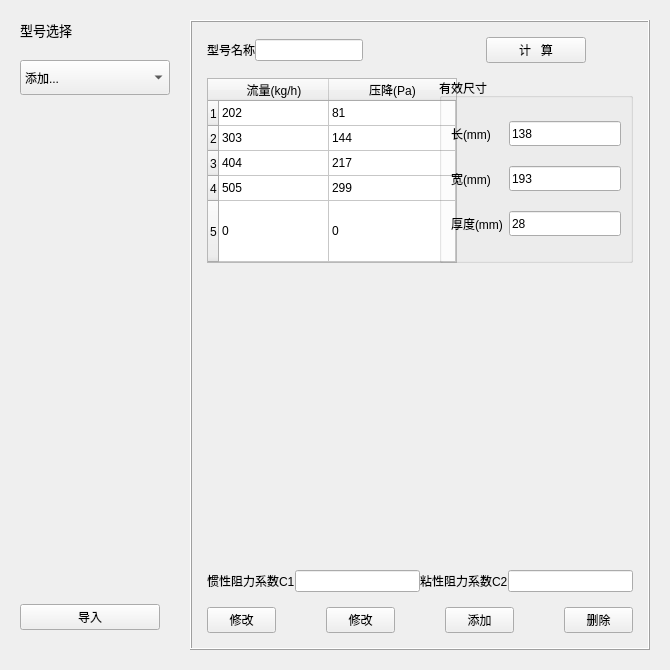
<?xml version="1.0" encoding="UTF-8"?>
<ui version="4.0">
 <class>porous_model_form</class>
 <widget class="QWidget" name="porous_model_form">
  <property name="geometry">
   <rect>
    <x>0</x>
    <y>0</y>
    <width>670</width>
    <height>670</height>
   </rect>
  </property>
  <property name="sizePolicy">
   <sizepolicy hsizetype="Minimum" vsizetype="Minimum">
    <horstretch>0</horstretch>
    <verstretch>0</verstretch>
   </sizepolicy>
  </property>
  <property name="minimumSize">
   <size>
    <width>200</width>
    <height>125</height>
   </size>
  </property>
  <property name="maximumSize">
   <size>
    <width>670</width>
    <height>670</height>
   </size>
  </property>
  <property name="windowTitle">
   <string>型号选择</string>
  </property>
  <layout class="QGridLayout" name="gridLayout_2">
   <property name="leftMargin">
    <number>20</number>
   </property>
   <property name="topMargin">
    <number>20</number>
   </property>
   <property name="rightMargin">
    <number>20</number>
   </property>
   <property name="bottomMargin">
    <number>20</number>
   </property>
   <property name="spacing">
    <number>20</number>
   </property>
   <item row="0" column="0">
    <widget class="QLabel" name="model_label">
     <property name="font">
      <font>
       <family>Microsoft YaHei UI</family>
       <pointsize>10</pointsize>
      </font>
     </property>
     <property name="text">
      <string>型号选择</string>
     </property>
    </widget>
   </item>
   <item row="1" column="0">
    <widget class="QComboBox" name="model_combox">
     <property name="minimumSize">
      <size>
       <width>150</width>
       <height>35</height>
      </size>
     </property>
     <property name="maximumSize">
      <size>
       <width>160</width>
       <height>35</height>
      </size>
     </property>
     <item>
      <property name="text">
       <string>添加...</string>
      </property>
     </item>
    </widget>
   </item>
   <item row="2" column="0">
    <spacer name="stretch_spacer">
     <property name="orientation">
      <enum>Qt::Vertical</enum>
     </property>
     <property name="sizeHint" stdset="0">
      <size>
       <width>68</width>
       <height>460</height>
      </size>
     </property>
    </spacer>
   </item>
   <item row="0" column="1" rowspan="5">
    <widget class="QFrame" name="operate_frame">
     <property name="frameShape">
      <enum>QFrame::Box</enum>
     </property>
     <property name="frameShadow">
      <enum>QFrame::Raised</enum>
     </property>
     <layout class="QGridLayout" name="gridLayout_3">
      <property name="leftMargin">
       <number>15</number>
      </property>
      <property name="topMargin">
       <number>15</number>
      </property>
      <property name="rightMargin">
       <number>15</number>
      </property>
      <property name="bottomMargin">
       <number>15</number>
      </property>
      <property name="horizontalSpacing">
       <number>20</number>
      </property>
      <property name="verticalSpacing">
       <number>15</number>
      </property>
      <item row="3" column="0" colspan="2">
       <layout class="QHBoxLayout" name="horizontalLayout">
        <item>
         <widget class="QLabel" name="c1_label">
          <property name="text">
           <string>惯性阻力系数C1</string>
          </property>
         </widget>
        </item>
        <item>
         <widget class="QLineEdit" name="c1_edit"/>
        </item>
        <item>
         <widget class="QLabel" name="c2_label">
          <property name="text">
           <string>粘性阻力系数C2</string>
          </property>
         </widget>
        </item>
        <item>
         <widget class="QLineEdit" name="c2_edit"/>
        </item>
       </layout>
      </item>
      <item row="0" column="0">
       <layout class="QHBoxLayout" name="horizontalLayout_3">
        <item>
         <widget class="QLabel" name="model_name_label">
          <property name="text">
           <string>型号名称</string>
          </property>
         </widget>
        </item>
        <item>
         <widget class="QLineEdit" name="model_name_edit"/>
        </item>
        <item>
         <spacer name="horizontalSpacer">
          <property name="orientation">
           <enum>Qt::Horizontal</enum>
          </property>
          <property name="sizeHint" stdset="0">
           <size>
            <width>40</width>
            <height>20</height>
           </size>
          </property>
         </spacer>
        </item>
       </layout>
      </item>
      <item row="4" column="0" colspan="2">
       <layout class="QHBoxLayout" name="horizontalLayout_2">
        <property name="spacing">
         <number>50</number>
        </property>
        <item>
         <widget class="QPushButton" name="modify_btn">
          <property name="sizePolicy">
           <sizepolicy hsizetype="Minimum" vsizetype="Preferred">
            <horstretch>0</horstretch>
            <verstretch>0</verstretch>
           </sizepolicy>
          </property>
          <property name="maximumSize">
           <size>
            <width>120</width>
            <height>16777215</height>
           </size>
          </property>
          <property name="text">
           <string>修改</string>
          </property>
         </widget>
        </item>
        <item>
         <widget class="QPushButton" name="modify_ui_btn">
          <property name="maximumSize">
           <size>
            <width>120</width>
            <height>16777215</height>
           </size>
          </property>
          <property name="text">
           <string>修改</string>
          </property>
         </widget>
        </item>
        <item>
         <widget class="QPushButton" name="add_btn">
          <property name="sizePolicy">
           <sizepolicy hsizetype="Minimum" vsizetype="Preferred">
            <horstretch>0</horstretch>
            <verstretch>0</verstretch>
           </sizepolicy>
          </property>
          <property name="maximumSize">
           <size>
            <width>120</width>
            <height>16777215</height>
           </size>
          </property>
          <property name="text">
           <string>添加</string>
          </property>
         </widget>
        </item>
        <item>
         <widget class="QPushButton" name="del_btn">
          <property name="sizePolicy">
           <sizepolicy hsizetype="Minimum" vsizetype="Preferred">
            <horstretch>0</horstretch>
            <verstretch>0</verstretch>
           </sizepolicy>
          </property>
          <property name="maximumSize">
           <size>
            <width>120</width>
            <height>16777215</height>
           </size>
          </property>
          <property name="text">
           <string>删除</string>
          </property>
         </widget>
        </item>
       </layout>
      </item>
      <item row="1" column="0">
       <widget class="QTableWidget" name="QP_table">
        <property name="minimumSize">
         <size>
          <width>250</width>
          <height>185</height>
         </size>
        </property>
        <property name="contextMenuPolicy">
         <enum>Qt::CustomContextMenu</enum>
        </property>
        <property name="autoScrollMargin">
         <number>16</number>
        </property>
        <property name="gridStyle">
         <enum>Qt::SolidLine</enum>
        </property>
        <property name="rowCount">
         <number>5</number>
        </property>
        <attribute name="horizontalHeaderDefaultSectionSize">
         <number>110</number>
        </attribute>
        <attribute name="horizontalHeaderMinimumSectionSize">
         <number>30</number>
        </attribute>
        <attribute name="horizontalHeaderStretchLastSection">
         <bool>true</bool>
        </attribute>
        <attribute name="verticalHeaderDefaultSectionSize">
         <number>25</number>
        </attribute>
        <attribute name="verticalHeaderMinimumSectionSize">
         <number>25</number>
        </attribute>
        <attribute name="verticalHeaderStretchLastSection">
         <bool>true</bool>
        </attribute>
        <row/>
        <row/>
        <row/>
        <row/>
        <row/>
        <column>
         <property name="text">
          <string>流量(kg/h)</string>
         </property>
        </column>
        <column>
         <property name="text">
          <string>压降(Pa)</string>
         </property>
        </column>
        <item row="0" column="0">
         <property name="text">
          <string>202</string>
         </property>
        </item>
        <item row="0" column="1">
         <property name="text">
          <string>81</string>
         </property>
        </item>
        <item row="1" column="0">
         <property name="text">
          <string>303</string>
         </property>
        </item>
        <item row="1" column="1">
         <property name="text">
          <string>144</string>
         </property>
        </item>
        <item row="2" column="0">
         <property name="text">
          <string>404</string>
         </property>
        </item>
        <item row="2" column="1">
         <property name="text">
          <string>217</string>
         </property>
        </item>
        <item row="3" column="0">
         <property name="text">
          <string>505</string>
         </property>
        </item>
        <item row="3" column="1">
         <property name="text">
          <string>299</string>
         </property>
        </item>
        <item row="4" column="0">
         <property name="text">
          <string>0</string>
         </property>
        </item>
        <item row="4" column="1">
         <property name="text">
          <string>0</string>
         </property>
        </item>
       </widget>
      </item>
      <item row="0" column="1">
       <layout class="QHBoxLayout" name="horizontalLayout_4">
        <property name="spacing">
         <number>0</number>
        </property>
        <property name="leftMargin">
         <number>20</number>
        </property>
        <property name="rightMargin">
         <number>20</number>
        </property>
        <item>
         <widget class="QPushButton" name="cal_btn">
          <property name="maximumSize">
           <size>
            <width>100</width>
            <height>30</height>
           </size>
          </property>
          <property name="text">
           <string>计   算</string>
          </property>
         </widget>
        </item>
       </layout>
      </item>
      <item row="1" column="1">
       <widget class="QGroupBox" name="effective_dimension_box">
        <property name="title">
         <string>有效尺寸</string>
        </property>
        <layout class="QGridLayout" name="gridLayout">
         <item row="1" column="0">
          <widget class="QLabel" name="width_label">
           <property name="text">
            <string>宽(mm)</string>
           </property>
          </widget>
         </item>
         <item row="0" column="0">
          <widget class="QLabel" name="lenth_label">
           <property name="text">
            <string>长(mm)</string>
           </property>
          </widget>
         </item>
         <item row="2" column="1">
          <widget class="QLineEdit" name="height_edit">
           <property name="minimumSize">
            <size>
             <width>60</width>
             <height>25</height>
            </size>
           </property>
           <property name="text">
            <string>28</string>
           </property>
          </widget>
         </item>
         <item row="2" column="0">
          <widget class="QLabel" name="height_label">
           <property name="text">
            <string>厚度(mm)</string>
           </property>
          </widget>
         </item>
         <item row="0" column="1">
          <widget class="QLineEdit" name="length_edit">
           <property name="minimumSize">
            <size>
             <width>60</width>
             <height>25</height>
            </size>
           </property>
           <property name="text">
            <string>138</string>
           </property>
          </widget>
         </item>
         <item row="1" column="1">
          <widget class="QLineEdit" name="width_edit">
           <property name="minimumSize">
            <size>
             <width>60</width>
             <height>25</height>
            </size>
           </property>
           <property name="text">
            <string>193</string>
           </property>
          </widget>
         </item>
        </layout>
       </widget>
      </item>
      <item row="2" column="0" colspan="2">
       <widget class="MatplotlibWidget" name="plot_frame">
        <property name="minimumSize">
         <size>
          <width>420</width>
          <height>280</height>
         </size>
        </property>
        <property name="frameShape">
         <enum>QFrame::NoFrame</enum>
        </property>
        <property name="frameShadow">
         <enum>QFrame::Plain</enum>
        </property>
       </widget>
      </item>
     </layout>
    </widget>
   </item>
   <item row="3" column="0">
    <widget class="QPushButton" name="load_btn">
     <property name="maximumSize">
      <size>
       <width>140</width>
       <height>16777215</height>
      </size>
     </property>
     <property name="text">
      <string>导入</string>
     </property>
    </widget>
   </item>
  </layout>
 </widget>
 <customwidgets>
  <customwidget>
   <class>MatplotlibWidget</class>
   <extends>QFrame</extends>
   <header>MatplotlibWidget</header>
   <container>1</container>
  </customwidget>
 </customwidgets>
 <resources/>
 <connections>
  <connection>
   <sender>add_btn</sender>
   <signal>clicked()</signal>
   <receiver>modify_ui_btn</receiver>
   <slot>hide()</slot>
   <hints>
    <hint type="sourcelabel">
     <x>479</x>
     <y>617</y>
    </hint>
    <hint type="destinationlabel">
     <x>360</x>
     <y>617</y>
    </hint>
   </hints>
  </connection>
 </connections>
</ui>
